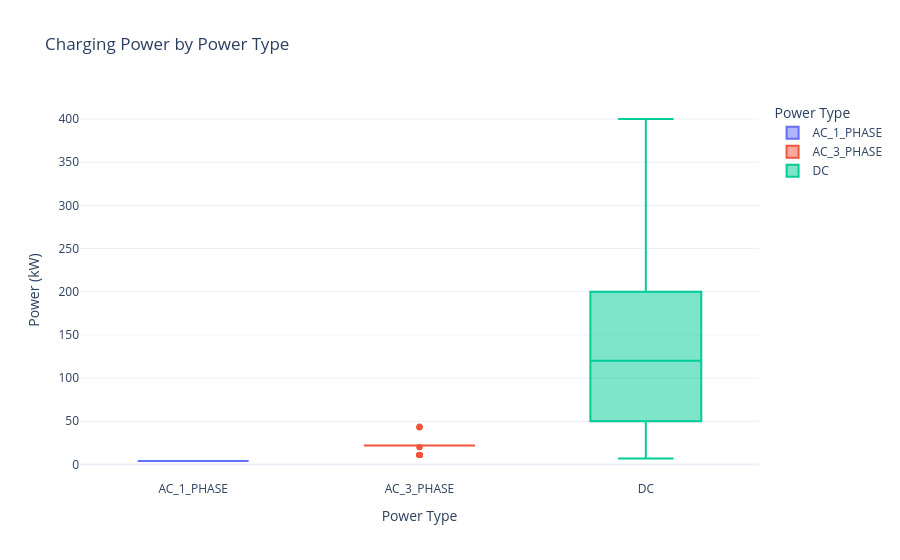

This figure's notebook cell:
### Markdown cell above
### Task 2 — Box plot: `power_kw` by `power_type`

### Code cell
fig = px.box(
    df, x='power_type', y='power_kw', color='power_type',
    category_orders={'power_type': ['AC_1_PHASE', 'AC_3_PHASE', 'DC']},
    title='Charging Power by Power Type',
    labels={'power_kw': 'Power (kW)', 'power_type': 'Power Type'},
    template='plotly_white'
)
fig.show()

### Figure 1 — Plotly figure (JSON) as saved in the notebook; plotly's stock layout.template omitted (floating-point values rounded to 4 significant figures; data arrays with more than 128 entries replaced by an {"elided": "..."} marker saying what was removed)
{"data": [{"alignmentgroup": "True", "hovertemplate": "Power Type=%{x}<br>Power (kW)=%{y}<extra></extra>", "legendgroup": "AC_1_PHASE", "marker": {"color": "#636efa"}, "name": "AC_1_PHASE", "notched": false, "offsetgroup": "AC_1_PHASE", "orientation": "v", "showlegend": true, "type": "box", "x": ["AC_1_PHASE"], "x0": " ", "xaxis": "x", "y": [4.0], "y0": " ", "yaxis": "y"}, {"alignmentgroup": "True", "hovertemplate": "Power Type=%{x}<br>Power (kW)=%{y}<extra></extra>", "legendgroup": "AC_3_PHASE", "marker": {"color": "#EF553B"}, "name": "AC_3_PHASE", "notched": false, "offsetgroup": "AC_3_PHASE", "orientation": "v", "showlegend": true, "type": "box", "x": {"elided": "1821 str values"}, "x0": " ", "xaxis": "x", "y": {"elided": "1821 float values"}, "y0": " ", "yaxis": "y"}, {"alignmentgroup": "True", "hovertemplate": "Power Type=%{x}<br>Power (kW)=%{y}<extra></extra>", "legendgroup": "DC", "marker": {"color": "#00cc96"}, "name": "DC", "notched": false, "offsetgroup": "DC", "orientation": "v", "showlegend": true, "type": "box", "x": {"elided": "620 str values"}, "x0": " ", "xaxis": "x", "y": {"elided": "620 float values"}, "y0": " ", "yaxis": "y"}], "layout": {"boxmode": "overlay", "legend": {"title": {"text": "Power Type"}, "tracegroupgap": 0}, "title": {"text": "Charging Power by Power Type"}, "xaxis": {"anchor": "y", "categoryarray": ["AC_1_PHASE", "AC_3_PHASE", "DC"], "categoryorder": "array", "domain": [0, 1], "title": {"text": "Power Type"}}, "yaxis": {"anchor": "x", "domain": [0, 1], "title": {"text": "Power (kW)"}}}}
